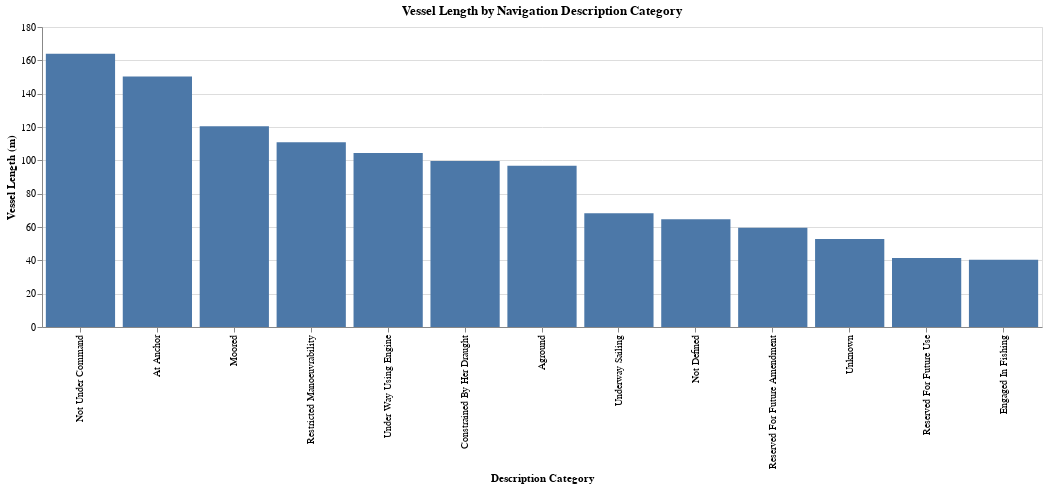

This figure's notebook cell:
### Code cell
chart = alt.Chart(mean_length_by_navDesc).mark_bar().encode(
    x=alt.X('navDesc', sort=None, title='Description Category'),
    y=alt.Y('length', title='Vessel Length (m)'),
    tooltip=['navDesc', 'length']
).properties(
    title='Vessel Length by Navigation Description Category',
    width=1000,
    height=300
)

chart

### Figure 1 — Vega specification as saved in the notebook (floating-point values rounded to 4 significant figures)
{"$schema": "https://vega.github.io/schema/vega/v5.json", "data": [{"name": "source_0", "values": [{"length": 163.9, "length_end": 163.9, "length_start": 0.0, "navDesc": "Not Under Command"}, {"length": 150.3, "length_end": 150.3, "length_start": 0.0, "navDesc": "At Anchor"}, {"length": 120.5, "length_end": 120.5, "length_start": 0.0, "navDesc": "Moored"}, {"length": 110.8, "length_end": 110.8, "length_start": 0.0, "navDesc": "Restricted Manoeuvrability"}, {"length": 104.5, "length_end": 104.5, "length_start": 0.0, "navDesc": "Under Way Using Engine"}, {"length": 99.65, "length_end": 99.65, "length_start": 0.0, "navDesc": "Constrained By Her Draught"}, {"length": 96.75, "length_end": 96.75, "length_start": 0.0, "navDesc": "Aground"}, {"length": 68.33, "length_end": 68.33, "length_start": 0.0, "navDesc": "Underway Sailing"}, {"length": 64.58, "length_end": 64.58, "length_start": 0.0, "navDesc": "Not Defined"}, {"length": 59.53, "length_end": 59.53, "length_start": 0.0, "navDesc": "Reserved For Future Amendment"}, {"length": 52.75, "length_end": 52.75, "length_start": 0.0, "navDesc": "Unknown"}, {"length": 41.42, "length_end": 41.42, "length_start": 0.0, "navDesc": "Reserved For Future Use"}, {"length": 40.33, "length_end": 40.33, "length_start": 0.0, "navDesc": "Engaged In Fishing"}]}, {"name": "source_0_x_domain_navDesc", "values": [{"navDesc": "Not Under Command"}, {"navDesc": "At Anchor"}, {"navDesc": "Moored"}, {"navDesc": "Restricted Manoeuvrability"}, {"navDesc": "Under Way Using Engine"}, {"navDesc": "Constrained By Her Draught"}, {"navDesc": "Aground"}, {"navDesc": "Underway Sailing"}, {"navDesc": "Not Defined"}, {"navDesc": "Reserved For Future Amendment"}, {"navDesc": "Unknown"}, {"navDesc": "Reserved For Future Use"}, {"navDesc": "Engaged In Fishing"}]}], "marks": [{"type": "rect", "name": "marks", "from": {"data": "source_0"}, "encode": {"update": {"fill": {"value": "#4c78a8"}, "tooltip": {"signal": "{\"navDesc\": isValid(datum[\"navDesc\"]) ? datum[\"navDesc\"] : \"\"+datum[\"navDesc\"], \"length\": format(datum[\"length\"], \"\")}"}, "x": {"field": "navDesc", "scale": "x"}, "y": {"field": "length_end", "scale": "y"}, "width": {"signal": "max(0.25, bandwidth('x'))"}, "y2": {"field": "length_start", "scale": "y"}}}, "style": ["bar"]}], "scales": [{"name": "x", "type": "band", "domain": {"data": "source_0_x_domain_navDesc", "field": "navDesc"}, "range": [0, {"signal": "width"}], "paddingInner": 0.1, "paddingOuter": 0.05}, {"name": "y", "type": "linear", "domain": {"data": "source_0", "fields": ["length_start", "length_end"]}, "range": [{"signal": "height"}, 0], "nice": true, "zero": true}], "axes": [{"scale": "y", "gridScale": "x", "aria": false, "tickCount": {"signal": "ceil(height/40)"}, "maxExtent": 0, "ticks": false, "grid": true, "orient": "left", "domain": false, "zindex": 0, "labels": false, "minExtent": 0}, {"scale": "x", "orient": "bottom", "grid": false, "labelAngle": 270, "labelBaseline": "middle", "title": "Description Category", "labelAlign": "right", "zindex": 0}, {"scale": "y", "labelOverlap": true, "zindex": 0, "tickCount": {"signal": "ceil(height/40)"}, "grid": false, "title": "Vessel Length (m)", "orient": "left"}], "title": {"text": "Vessel Length by Navigation Description Category", "frame": "group"}, "width": 1000, "height": 300, "padding": 5, "style": "cell", "background": "white"}
